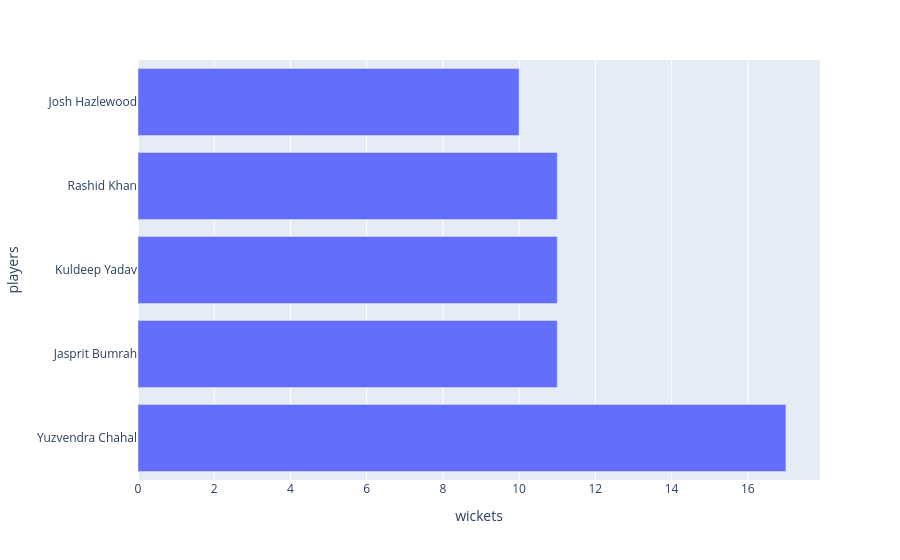

Notebook code cell kept with this figure:
### Code cell
df['most_wickets']=df['best_bowling_figure'].apply(lambda x:x.split('--')[0])
df['most_wickets']=df['most_wickets'].astype(int)
df
top_bowlers=df.groupby('best_bowling')['most_wickets'].sum().sort_values(ascending=False).head(5)
top_bowlers=top_bowlers.reset_index()
top_bowlers.columns=['players','wickets']
top_bowlers
px.bar(top_bowlers,y='players',x='wickets')

### Figure 1 — Plotly figure (JSON) as saved in the notebook; plotly's stock layout.template omitted (floating-point values rounded to 4 significant figures)
{"data": [{"hovertemplate": "wickets=%{x}<br>players=%{y}<extra></extra>", "legendgroup": "", "marker": {"color": "#636efa", "pattern": {"shape": ""}}, "name": "", "orientation": "h", "showlegend": false, "textposition": "auto", "type": "bar", "x": [17, 11, 11, 11, 10], "xaxis": "x", "y": ["Yuzvendra Chahal", "Jasprit Bumrah", "Kuldeep Yadav", "Rashid Khan", "Josh Hazlewood"], "yaxis": "y"}], "layout": {"barmode": "relative", "legend": {"tracegroupgap": 0}, "margin": {"t": 60}, "xaxis": {"anchor": "y", "domain": [0, 1], "title": {"text": "wickets"}}, "yaxis": {"anchor": "x", "domain": [0, 1], "title": {"text": "players"}}}}
